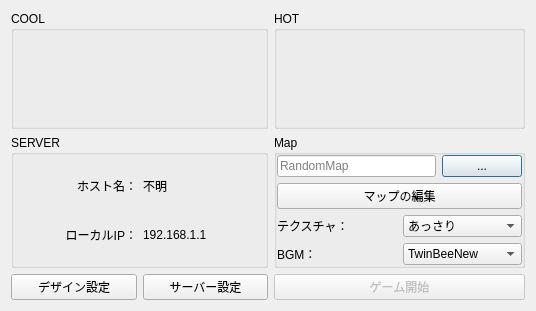
<?xml version="1.0" encoding="UTF-8"?>
<ui version="4.0">
 <class>StartupDialog</class>
 <widget class="QDialog" name="StartupDialog">
  <property name="windowModality">
   <enum>Qt::NonModal</enum>
  </property>
  <property name="geometry">
   <rect>
    <x>0</x>
    <y>0</y>
    <width>536</width>
    <height>311</height>
   </rect>
  </property>
  <property name="windowTitle">
   <string>Dialog</string>
  </property>
  <layout class="QVBoxLayout" name="verticalLayout">
   <item>
    <layout class="QGridLayout" name="gridLayout">
     <item row="1" column="2" colspan="2">
      <widget class="QGroupBox" name="groupBox">
       <property name="title">
        <string>Map</string>
       </property>
       <layout class="QGridLayout" name="gridLayout_5">
        <property name="leftMargin">
         <number>0</number>
        </property>
        <property name="topMargin">
         <number>0</number>
        </property>
        <property name="rightMargin">
         <number>0</number>
        </property>
        <property name="bottomMargin">
         <number>0</number>
        </property>
        <item row="1" column="0">
         <widget class="QLineEdit" name="MapDirEdit">
          <property name="readOnly">
           <bool>true</bool>
          </property>
          <property name="placeholderText">
           <string>RandomMap</string>
          </property>
         </widget>
        </item>
        <item row="1" column="1">
         <widget class="QPushButton" name="pushButton_4">
          <property name="text">
           <string>...</string>
          </property>
         </widget>
        </item>
        <item row="2" column="0" colspan="2">
         <widget class="QPushButton" name="MapEditButton">
          <property name="text">
           <string>マップの編集</string>
          </property>
         </widget>
        </item>
        <item row="3" column="0" colspan="2">
         <layout class="QGridLayout" name="gridLayout_7">
          <item row="0" column="0">
           <widget class="QLabel" name="label_6">
            <property name="text">
             <string>テクスチャ：</string>
            </property>
           </widget>
          </item>
          <item row="0" column="1">
           <widget class="QComboBox" name="comboBox">
            <item>
             <property name="text">
              <string>あっさり</string>
             </property>
            </item>
            <item>
             <property name="text">
              <string>こってり</string>
             </property>
            </item>
           </widget>
          </item>
          <item row="1" column="0">
           <widget class="QLabel" name="label">
            <property name="text">
             <string>BGM：</string>
            </property>
           </widget>
          </item>
          <item row="1" column="1">
           <widget class="QComboBox" name="GameMusicCombo">
            <item>
             <property name="text">
              <string>TwinBeeNew</string>
             </property>
            </item>
            <item>
             <property name="text">
              <string>Necromancer</string>
             </property>
            </item>
           </widget>
          </item>
         </layout>
        </item>
       </layout>
      </widget>
     </item>
     <item row="0" column="2" colspan="2">
      <widget class="ClientSettingForm" name="HotGroupBox">
       <property name="title">
        <string>HOT</string>
       </property>
       <property name="checkable">
        <bool>false</bool>
       </property>
       <property name="checked">
        <bool>false</bool>
       </property>
       <layout class="QGridLayout" name="gridLayout_4">
        <property name="leftMargin">
         <number>0</number>
        </property>
        <property name="topMargin">
         <number>0</number>
        </property>
        <property name="rightMargin">
         <number>0</number>
        </property>
        <property name="bottomMargin">
         <number>0</number>
        </property>
       </layout>
      </widget>
     </item>
     <item row="2" column="2" colspan="2">
      <widget class="QPushButton" name="ServerStartButton">
       <property name="enabled">
        <bool>false</bool>
       </property>
       <property name="minimumSize">
        <size>
         <width>0</width>
         <height>0</height>
        </size>
       </property>
       <property name="text">
        <string>ゲーム開始</string>
       </property>
      </widget>
     </item>
     <item row="0" column="0" colspan="2">
      <widget class="ClientSettingForm" name="CoolGroupBox">
       <property name="title">
        <string>COOL</string>
       </property>
       <property name="flat">
        <bool>false</bool>
       </property>
       <property name="checkable">
        <bool>false</bool>
       </property>
       <property name="checked">
        <bool>false</bool>
       </property>
       <layout class="QGridLayout" name="gridLayout_3">
        <property name="leftMargin">
         <number>0</number>
        </property>
        <property name="topMargin">
         <number>0</number>
        </property>
        <property name="rightMargin">
         <number>0</number>
        </property>
        <property name="bottomMargin">
         <number>0</number>
        </property>
       </layout>
      </widget>
     </item>
     <item row="1" column="0" colspan="2">
      <widget class="QGroupBox" name="ServerGroup">
       <property name="title">
        <string>SERVER</string>
       </property>
       <layout class="QGridLayout" name="gridLayout_10">
        <item row="0" column="0">
         <layout class="QGridLayout" name="gridLayout_2">
          <item row="0" column="1">
           <widget class="QLabel" name="HostName">
            <property name="text">
             <string>不明</string>
            </property>
           </widget>
          </item>
          <item row="0" column="0">
           <widget class="QLabel" name="label_10">
            <property name="text">
             <string>ホスト名：</string>
            </property>
            <property name="alignment">
             <set>Qt::AlignRight|Qt::AlignTrailing|Qt::AlignVCenter</set>
            </property>
           </widget>
          </item>
          <item row="1" column="0">
           <widget class="QLabel" name="label_4">
            <property name="text">
             <string>ローカルIP：</string>
            </property>
            <property name="alignment">
             <set>Qt::AlignRight|Qt::AlignTrailing|Qt::AlignVCenter</set>
            </property>
           </widget>
          </item>
          <item row="1" column="1">
           <widget class="QLabel" name="LocalIPLabel">
            <property name="text">
             <string>192.168.1.1</string>
            </property>
           </widget>
          </item>
         </layout>
        </item>
       </layout>
      </widget>
     </item>
     <item row="2" column="0">
      <widget class="QPushButton" name="DesignButton">
       <property name="text">
        <string>デザイン設定</string>
       </property>
      </widget>
     </item>
     <item row="2" column="1">
      <widget class="QPushButton" name="pushButton">
       <property name="text">
        <string>サーバー設定</string>
       </property>
      </widget>
     </item>
    </layout>
   </item>
  </layout>
 </widget>
 <customwidgets>
  <customwidget>
   <class>ClientSettingForm</class>
   <extends>QGroupBox</extends>
   <header>ClientSettingForm.h</header>
   <container>1</container>
  </customwidget>
 </customwidgets>
 <resources/>
 <connections>
  <connection>
   <sender>ServerStartButton</sender>
   <signal>clicked()</signal>
   <receiver>StartupDialog</receiver>
   <slot>accept()</slot>
   <hints>
    <hint type="sourcelabel">
     <x>485</x>
     <y>289</y>
    </hint>
    <hint type="destinationlabel">
     <x>421</x>
     <y>217</y>
    </hint>
   </hints>
  </connection>
  <connection>
   <sender>pushButton_4</sender>
   <signal>clicked()</signal>
   <receiver>StartupDialog</receiver>
   <slot>PushedMapSelect()</slot>
   <hints>
    <hint type="sourcelabel">
     <x>524</x>
     <y>179</y>
    </hint>
    <hint type="destinationlabel">
     <x>330</x>
     <y>179</y>
    </hint>
   </hints>
  </connection>
  <connection>
   <sender>MapEditButton</sender>
   <signal>clicked()</signal>
   <receiver>StartupDialog</receiver>
   <slot>ShowMapEditDialog()</slot>
   <hints>
    <hint type="sourcelabel">
     <x>476</x>
     <y>201</y>
    </hint>
    <hint type="destinationlabel">
     <x>473</x>
     <y>236</y>
    </hint>
   </hints>
  </connection>
  <connection>
   <sender>comboBox</sender>
   <signal>currentTextChanged(QString)</signal>
   <receiver>StartupDialog</receiver>
   <slot>ChangedTexture(QString)</slot>
   <hints>
    <hint type="sourcelabel">
     <x>523</x>
     <y>237</y>
    </hint>
    <hint type="destinationlabel">
     <x>302</x>
     <y>273</y>
    </hint>
   </hints>
  </connection>
  <connection>
   <sender>pushButton</sender>
   <signal>clicked()</signal>
   <receiver>StartupDialog</receiver>
   <slot>Setting()</slot>
   <hints>
    <hint type="sourcelabel">
     <x>202</x>
     <y>278</y>
    </hint>
    <hint type="destinationlabel">
     <x>250</x>
     <y>341</y>
    </hint>
   </hints>
  </connection>
  <connection>
   <sender>GameMusicCombo</sender>
   <signal>currentTextChanged(QString)</signal>
   <receiver>StartupDialog</receiver>
   <slot>ChangeMusicCombo(QString)</slot>
   <hints>
    <hint type="sourcelabel">
     <x>523</x>
     <y>265</y>
    </hint>
    <hint type="destinationlabel">
     <x>269</x>
     <y>130</y>
    </hint>
   </hints>
  </connection>
  <connection>
   <sender>DesignButton</sender>
   <signal>clicked()</signal>
   <receiver>StartupDialog</receiver>
   <slot>ShowDesignDialog()</slot>
   <hints>
    <hint type="sourcelabel">
     <x>77</x>
     <y>288</y>
    </hint>
    <hint type="destinationlabel">
     <x>102</x>
     <y>548</y>
    </hint>
   </hints>
  </connection>
 </connections>
 <slots>
  <slot>CoolConnectionToggled(bool)</slot>
  <slot>HotConnectionToggled(bool)</slot>
  <slot>CoolComboBoxChenged(QString)</slot>
  <slot>HotComboBoxChenged(QString)</slot>
  <slot>PushedMapSelect()</slot>
  <slot>ShowMapEditDialog()</slot>
  <slot>ChangedTexture(QString)</slot>
  <slot>Setting()</slot>
  <slot>ChangeMusicCombo(QString)</slot>
  <slot>ShowDesignDialog()</slot>
 </slots>
</ui>
